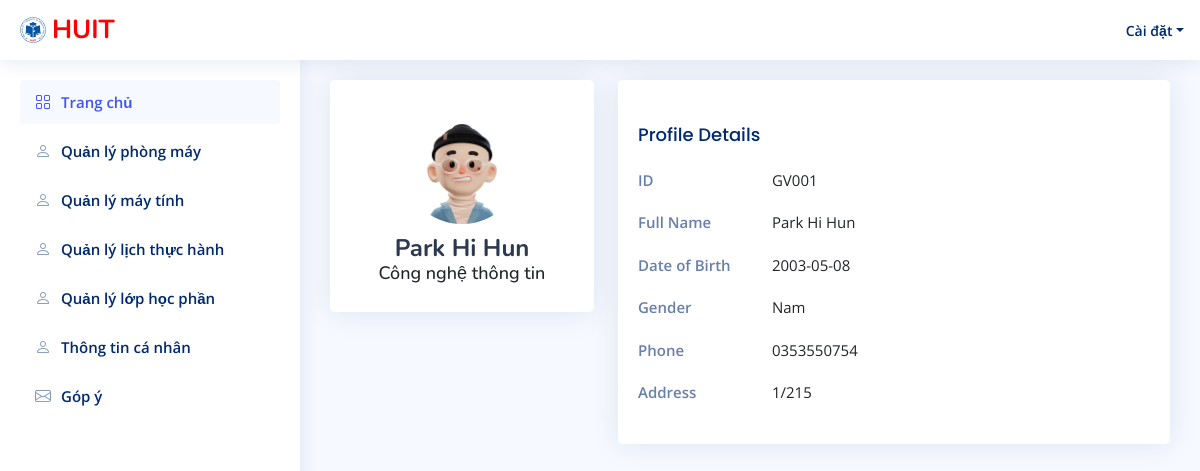
Screenshot of /DoAn_QLyPMT_Nhom11/users-profile.php (signed in) with the database file from the repository.
### tables this page shows
CREATE TABLE `giaovien` (
  `maGV` varchar(30) NOT NULL,
  `hotenGV` varchar(30) DEFAULT NULL,
  `chuyennganh` varchar(100) NOT NULL,
  `ngaysinhGV` date DEFAULT NULL,
  `gioitinhGV` varchar(3) DEFAULT NULL,
  `sdtGV` varchar(10) NOT NULL,
  `diachiGV` varchar(30) DEFAULT NULL,
  `avatar` varchar(255) NOT NULL,
  `tendangnhap` varchar(30) NOT NULL,
  `matkhau` varchar(30) NOT NULL
);

### DoAn_QLyPMT_Nhom11/users-profile.php (the view, shortened to what this page needs)
<?php
include 'database.php';
$t = isset($_SESSION['username'])?$_SESSION['username']:'';
if (isset($_SESSION['username']) && $_SESSION['user_type'] == 'teacher'){
  $sql = "SELECT * FROM giaovien where tendangnhap = '$t' ";
}
else
{
  $sql = "SELECT * FROM admin where tendangnhap = '$t' ";
}
$result = $conn->query($sql);
$row = $result->fetch_assoc();
?>
<!DOCTYPE html>
<html lang="en">
<head>
  <link href="assets/vendor/bootstrap/css/bootstrap.min.css" rel="stylesheet">
  <link href="assets/vendor/bootstrap-icons/bootstrap-icons.css" rel="stylesheet">
  <link href="assets/vendor/boxicons/css/boxicons.min.css" rel="stylesheet">
  <link href="assets/vendor/quill/quill.snow.css" rel="stylesheet">
  <link href="assets/vendor/quill/quill.bubble.css" rel="stylesheet">
  <link href="assets/vendor/remixicon/remixicon.css" rel="stylesheet">
  <link href="assets/vendor/simple-datatables/style.css" rel="stylesheet">
  <link href="assets/css/style.css" rel="stylesheet">
</head>
<body>
<?php
   include 'header.php';
   include 'sidebar.php';
?>
  <main id="main" class="main">
    <section class="section profile">
      <div class="row">
        <div class="col-xl-4">
          <div class="card">
            <div class="card-body profile-card pt-4 d-flex flex-column align-items-center">
            <?php
                if ($_SESSION['user_type'] == 'teacher')
                {
                  ?>
              <img src="assets/avt_img/<?= $row['avatar'] ?>" alt="Profile" class="rounded-circle">
              <h2><?php echo $row['hotenGV']?></h2>
              <h3><?php echo $row['chuyennganh']?></h3>
              <?php
                }
                else
                {
                  ?>
                  <img src="assets/avt_img/admin.jpg" alt="Profile" class="rounded-circle">
                  <h2><?php echo $row['ten']?></h2>
                  <h3>Admin</h3>
                  <?php
                }
                ?>
            </div>
          </div>
        </div>
        <div class="col-xl-8">
          <div class="card">
            <div class="card-body pt-3">
              <div class="tab-content pt-2">
                <div class="tab-pane fade show active profile-overview" id="profile-overview">
                  <h5 class="card-title">Profile Details</h5>
                <?php
                if ($_SESSION['user_type'] == 'teacher')
                {
                  ?>
                  <div class="row">
                    <div class="col-lg-3 col-md-4 label">ID</div>
                    <div class="col-lg-9 col-md-8"><?php echo $row['maGV']?></div>
                </div>
                <div class="row">
                    <div class="col-lg-3 col-md-4 label">Full Name</div>
                    <div class="col-lg-9 col-md-8"><?php echo $row['hotenGV'] ?></div>
                </div>
                <div class="row">
                    <div class="col-lg-3 col-md-4 label">Date of Birth</div>
                    <div class="col-lg-9 col-md-8"><?php echo $row['ngaysinhGV'] ?></div>
                </div>
                <div class="row">
                    <div class="col-lg-3 col-md-4 label">Gender</div>
                    <div class="col-lg-9 col-md-8"><?php echo $row['gioitinhGV']; ?></div>
                </div>
                <div class="row">
                    <div class="col-lg-3 col-md-4 label">Phone</div>
                    <div class="col-lg-9 col-md-8"><?php echo $row['sdtGV']?></div>
                </div>
                <div class="row">
                    <div class="col-lg-3 col-md-4 label">Address</div>
                    <div class="col-lg-9 col-md-8"><?php echo $row['diachiGV']?></div>
                </div>
                <?php
                }
                ?>
                </div>
              </div>
            </div>
          </div>
        </div>
      </div>
    </section>
  </main>
</body>
</html>

### DoAn_QLyPMT_Nhom11/assets/css/style.css (style rules this page uses)
:root { scroll-behavior: smooth; }
body { font-family: "Open Sans", sans-serif; background: #f6f9ff; color: #444444; }
h1, h2, h3, h4, h5, h6 { font-family: "Nunito", sans-serif; }
#main { margin-top: 60px; padding: 20px 30px; transition: all 0.3s; }
.card { margin-bottom: 30px; border: none; border-radius: 5px; box-shadow: 0px 0 30px rgba(1, 41, 112, 0.1); }
.card-title { padding: 20px 0 15px 0; font-size: 18px; font-weight: 500; color: #012970; font-family: "Poppins", sans-serif; }
.card-body { padding: 0 20px 20px 20px; }
@media (min-width: 1200px) { #main, #footer { margin-left: 300px; } }
.profile .profile-card img { max-width: 120px; }
.profile .profile-card h2 { font-size: 24px; font-weight: 700; color: #2c384e; margin: 10px 0 0 0; }
.profile .profile-card h3 { font-size: 18px; }
.profile .profile-overview .row { margin-bottom: 20px; font-size: 15px; }
.profile .profile-overview .card-title { color: #012970; }
.profile .profile-overview .label { font-weight: 600; color: rgba(1, 41, 112, 0.6); }

### rows the page displays
giaovien: avatar (picture), hotenGV "Park Hi Hun", chuyennganh "Công nghệ thông tin", maGV "GV001", ngaysinhGV "2003-05-08", gioitinhGV "Nam", sdtGV "0353550754", diachiGV "1/215"
